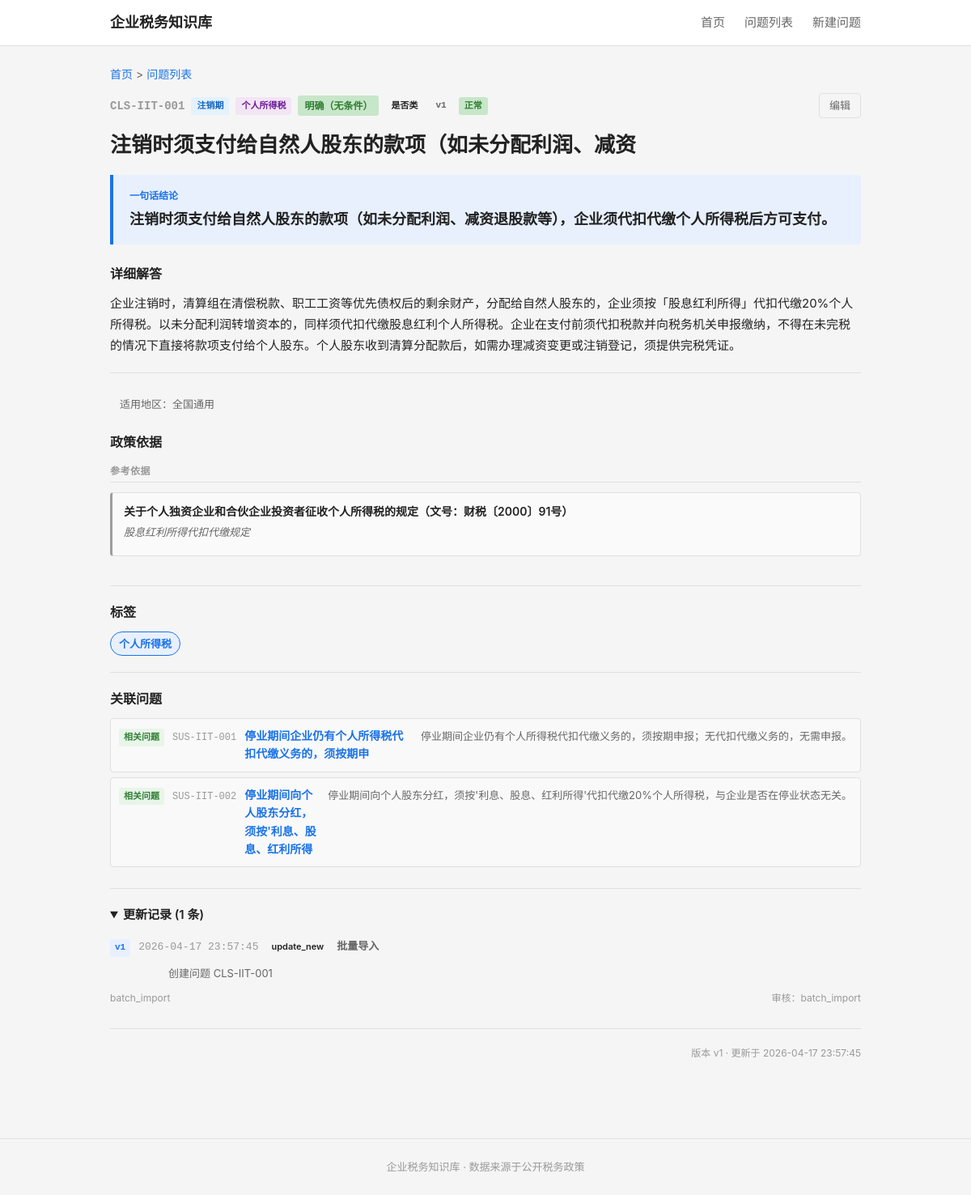
/question/CLS-IIT-001 (signed in), run on an earlier commit of the app's database.
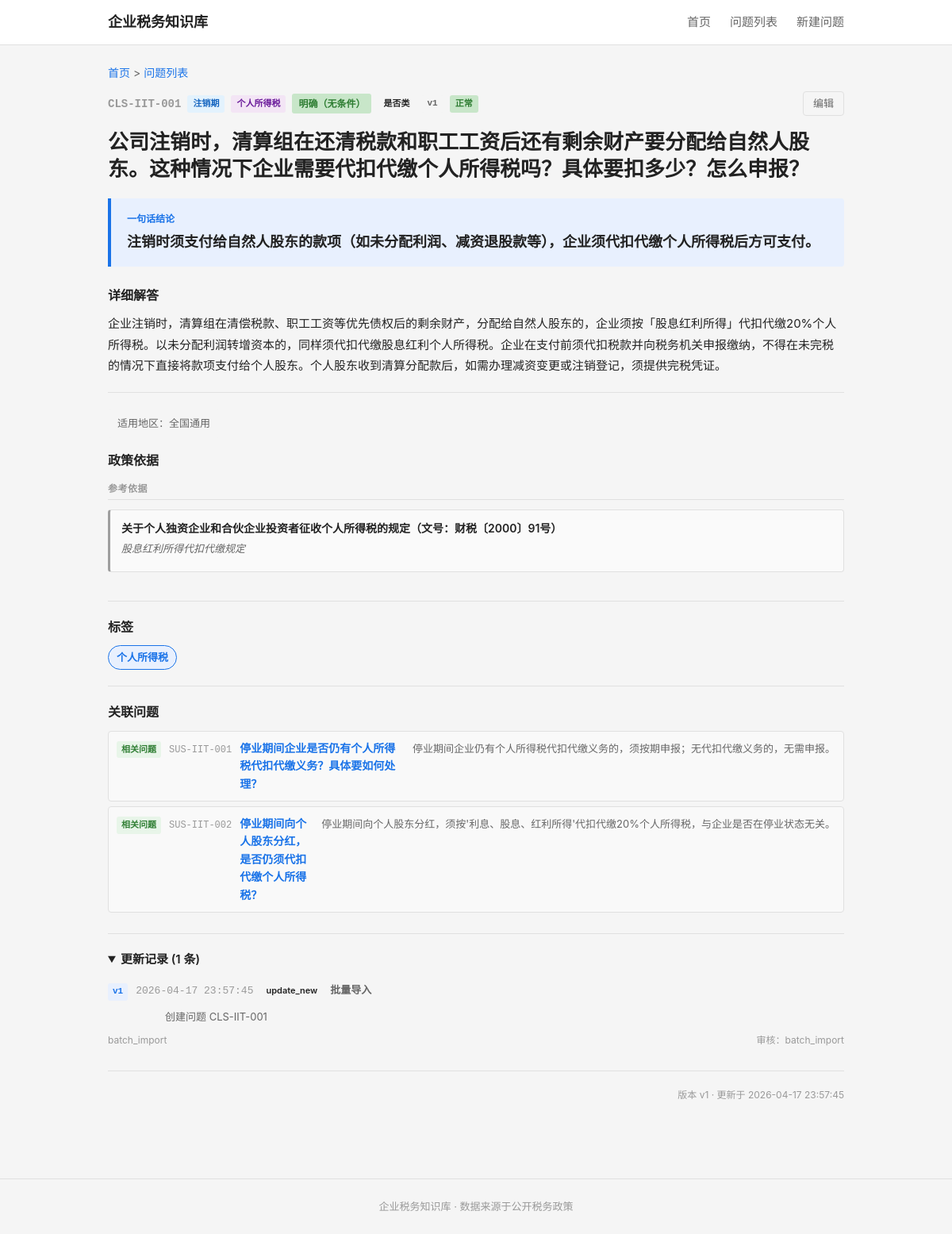
And on a later commit of the database.
### tables this page shows
CREATE TABLE question_master (
    id              INTEGER PRIMARY KEY AUTOINCREMENT,
    question_code   TEXT NOT NULL UNIQUE,
    question_title  TEXT NOT NULL,
    question_plain  TEXT NOT NULL,

    -- 分类
    stage_code      TEXT NOT NULL,
    module_code     TEXT NOT NULL,
    question_type   TEXT NOT NULL,

    -- 答案
    one_line_answer TEXT NOT NULL,
    detailed_answer TEXT,
    core_definition TEXT,

    -- 条件与边界
    applicable_conditions TEXT,
    exceptions_boundary   TEXT,

    -- 实务
    practical_steps TEXT,
    risk_warning    TEXT,

    -- 适用范围
    scope_level     TEXT NOT NULL DEFAULT 'scope_national',
    local_region    TEXT,

    -- 确定性
    answer_certainty TEXT NOT NULL DEFAULT 'certain_clear',

    -- 元数据
    keywords        TEXT,
    high_frequency_flag INTEGER NOT NULL DEFAULT 0,
    newbie_flag     INTEGER NOT NULL DEFAULT 0,

    -- 版本管理
    status          TEXT NOT NULL DEFAULT 'draft',
    version_no      INTEGER NOT NULL DEFAULT 1,

    -- 审计字段
    created_at      TEXT NOT NULL DEFAULT (datetime('now')),
    updated_at      TEXT NOT NULL DEFAULT (datetime('now'))
);

CREATE TABLE question_relation (
    id              INTEGER PRIMARY KEY AUTOINCREMENT,
    question_id     INTEGER NOT NULL,
    related_id      INTEGER NOT NULL,
    relation_type   TEXT NOT NULL,
    display_order   INTEGER NOT NULL DEFAULT 1,

    FOREIGN KEY (question_id) REFERENCES question_master(id) ON DELETE CASCADE,
    FOREIGN KEY (related_id)  REFERENCES question_master(id) ON DELETE CASCADE
);

### backend/app.py (the view)
    @app.route('/question/<question_code>')
    def question_detail(question_code):
        from services.question_service import QuestionService
        svc = QuestionService()
        detail = svc.get_question_detail(question_code)
        if not detail:
            return "问题不存在", 404
        stages = svc.get_stages()
        modules = svc.get_modules()
        return render_template('detail.html',
                               detail=detail, stages=stages, modules=modules)

### backend/services/question_service.py (called while the page is built)
    def _query(self, sql, params=None):
        conn = sqlite3.connect(self.db_path)
        conn.execute("PRAGMA foreign_keys = ON")
        conn.row_factory = sqlite3.Row
        cur = conn.cursor()
        if params:
            cur.execute(sql, params)
        else:
            cur.execute(sql)
        rows = cur.fetchall()
        conn.close()
        return [dict(r) for r in rows]

    def _query_one(self, sql, params=None):
        rows = self._query(sql, params)
        return rows[0] if rows else None

    def get_stages(self):
        return self._query("""
            SELECT tag_code, tag_name
            FROM tag_dict
            WHERE tag_category = 'stage'
            ORDER BY display_order
        """)

    def get_modules(self):
        return self._query("""
            SELECT tag_code, tag_name
            FROM tag_dict
            WHERE tag_category = 'module'
            ORDER BY display_order
        """)

### frontend/templates/detail.html (shortened to what the changed rows need)
{% extends "base.html" %}
{% macro certainty_label(code) %}
    {% if code == 'certain_clear' %}<span class="certainty-tag clear">明确（无条件）</span>
    {% elif code == 'certain_conditional' %}<span class="certainty-tag condition">有条件</span>
    {% elif code == 'certain_dispute' %}<span class="certainty-tag dispute">有争议</span>
    {% elif code == 'certain_practice' %}<span class="certainty-tag practice">实务做法</span>
    {% else %}<span class="certainty-tag">{{ code }}</span>{% endif %}
{% endmacro %}
{% macro question_type_label(code) %}
{%- if code == 'type_whether' -%}是否类
{%- elif code == 'type_how' -%}怎么办类
{%- elif code == 'type_define' -%}定义类
{%- elif code == 'type_risk' -%}风险类
{%- elif code == 'type_time' -%}时限类
{%- elif code == 'type_why' -%}为什么类
{%- elif code == 'type_what' -%}是什么类
{%- elif code == 'type_clarify' -%}是否类
{%- elif code == 'type_steps' -%}怎么办类
{%- else -%}{{ code }}{%- endif -%}
{% endmacro %}
{% macro status_label(code) %}
    {% if code == 'active' %}正常
    {% elif code == 'draft' %}草稿
    {% elif code == 'pending' %}待复核
    {% elif code == 'archived' %}归档
    {% elif code == 'obsolete' %}过时
    {% else %}{{ code }}{% endif %}
{% endmacro %}
{% macro stage_label(code) %}
    {%- if code == 'SET' -%}设立期
    {%- elif code == 'OPR' -%}开业期
    {%- elif code == 'CHG' -%}变更期
    {%- elif code == 'RSK' -%}风险期
    {%- elif code == 'SUS' -%}停业期
    {%- elif code == 'CLS' -%}注销期
    {%- else -%}{{ code }}{%- endif -%}
{% endmacro %}
{% macro module_label(code) %}
    {%- if code == 'REG' -%}登记设立
    {%- elif code == 'DEC' -%}申报纳税
    {%- elif code == 'INV' -%}发票管理
    {%- elif code == 'VAT' -%}增值税
    {%- elif code == 'IIT' -%}个人所得税
    {%- elif code == 'CIT' -%}企业所得税
    {%- elif code == 'SSF' -%}社保公积金
    {%- elif code == 'CHG' -%}变更登记
    {%- elif code == 'CLEAR' -%}清税注销
    {%- elif code == 'RISK' -%}风险应对
    {%- elif code == 'FEE' -%}成本费用
    {%- elif code == 'PREF' -%}优惠政策
    {%- elif code == 'ETAX' -%}电子税务
    {%- else -%}{{ code }}{%- endif -%}
{% endmacro %}
{% macro relation_type_label(code) %}
    {%- if code == 'related' -%}相关问题
    {%- elif code == 'next_step' -%}下一步
    {%- elif code == 'prerequisite' -%}前提问题
    {%- elif code == 'similar' -%}相似问题
    {%- elif code == 'see_also' -%}交叉参考
    {%- else -%}{{ code }}{%- endif -%}
{% endmacro %}
{% block main %}
<div class="detail-header">
    <div class="breadcrumb">
    </div>
    <div class="question-meta-top">
        <span class="q-code-lg">{{ detail.question_code }}</span>
        <span class="q-badge stage">{{ stage_label(detail.stage_code) }}</span>
        <span class="q-badge module">{{ module_label(detail.module_code) }}</span>
        {{ certainty_label(detail.answer_certainty) }}
        <span class="q-badge">{{ question_type_label(detail.question_type) }}</span>
        <span class="q-badge version">v{{ detail.version_no }}</span>
        <span class="q-badge status-{{ detail.status }}">{{ status_label(detail.status) }}</span>
        <a href="/question/{{ detail.question_code }}/edit" class="edit-btn">编辑</a>
    </div>
</div>
<h1 class="detail-title">{{ detail.question_plain if detail.question_plain else detail.question_title }}</h1>
<div class="answer-box">
    <div class="answer-label">一句话结论</div>
    <div class="answer-content">{{ detail.one_line_answer }}</div>
</div>
{% if detail.detailed_answer %}
<div class="detail-section">
    <h3>详细解答</h3>
    <div class="detail-text">{{ detail.detailed_answer }}</div>
</div>
{% endif %}
{% if detail.scope_level == 'scope_national' %}
<div class="scope-note">适用地区：全国通用</div>
{% elif detail.scope_level == 'scope_local' %}
<div class="scope-note">适用地区：地方口径</div>
{% elif detail.scope_level == 'scope_mixed' %}
<div class="scope-note">适用地区：混合口径</div>
{% elif detail.local_region %}
<div class="scope-note local">地区：{{ detail.local_region }}</div>
{% endif %}
{% if detail.policies %}
{% set direct_policies = [] %}
{% set procedure_policies = [] %}
{% set other_policies = [] %}
{% for p in detail.policies %}
    {% if p.support_type == 'support_direct' %}{% do direct_policies.append(p) %}{% endif %}
    {% if p.support_type == 'support_procedure' %}{% do procedure_policies.append(p) %}{% endif %}
    {% if p.support_type not in ['support_direct', 'support_procedure'] %}{% do other_policies.append(p) %}{% endif %}
{% endfor %}
<div class="detail-section policies-section">
    <h3>政策依据</h3>
    {% if other_policies %}
    <div class="policy-group">
    </div>
    {% endif %}
</div>
{% endif %}
{% if detail.tags %}
<div class="detail-section tags-section">
    <h3>标签</h3>
    <div class="tag-list">
    </div>
</div>
{% endif %}
{% if detail.relations %}
<div class="detail-section relations">
    <h3>关联问题</h3>
    <ul class="relation-list">
        {% for r in detail.relations %}
        <li>
            <a href="/question/{{ r.question_code }}" class="relation-link">
                <span class="rel-type-badge type-{{ r.relation_type }}">{{ relation_type_label(r.relation_type) }}</span>
                <span class="rel-code">{{ r.question_code }}</span>
                <span class="rel-title">{{ r.question_title }}</span>
                <span class="rel-answer">{{ r.one_line_answer }}</span>
            </a>
        </li>
        {% endfor %}
    </ul>
</div>
{% endif %}
{% if detail.updates %}
<details class="detail-section updates" open>
    <summary class="section-summary">更新记录 ({{ detail.updates|length }} 条)</summary>
    <ul class="update-list">
    </ul>
</details>
{% endif %}
<div class="detail-footer">
    <span>版本 v{{ detail.version_no }} · 更新于 {{ detail.updated_at }}</span>
</div>
{% endblock %}

What changed in the data, as far as the page shows it:
changed question_master "注销时须支付给自然人股东的款项（如未分配利润、减资退股款等），企业须代扣代缴个人所得税后方可支付。": question_plain "注销时须支付给自然人股东的款项（如未分配利润、减资" → "公司注销时，清算组在还清税款和职工工资后还有剩余财产要分配给自然人股东。这种情况下企业需要代扣代缴个人所得税吗？具体要扣多少？怎么申报？"
changed through a linked row, question_relation "停业期间企业仍有个人所得税代扣代缴义务的，须按期申报；无代扣代缴义务的，无需申报。": question_title "停业期间企业仍有个人所得税代扣代缴义务的，须按期申" → "停业期间企业是否仍有个人所得税代扣代缴义务？具体要如何处理？"
changed through a linked row, question_relation "停业期间向个人股东分红，须按'利息、股息、红利所得'代扣代缴20%个人所得税，与企业是否在停业状态无关。": question_title "停业期间向个人股东分红，须按'利息、股息、红利所得" → "停业期间向个人股东分红，是否仍须代扣代缴个人所得税？"
